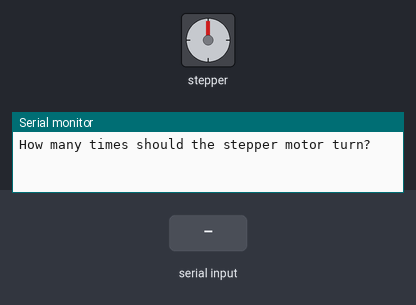
Bench run of a sketch on a simulated Arduino Uno, built with avr-gcc and run on an emulated ATmega328P. Parts: stepper motor, the last lines printed to the serial monitor. Inputs (shaded band) come from the test bench. Stepper angles assume 2048 steps per turn.

Above: at 0.8 s.
0.9 s: "90,45\n" received over Serial
At 1.35 s:
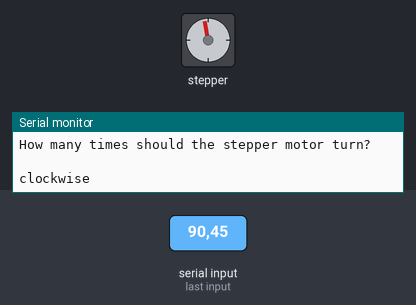
At 1.95 s:
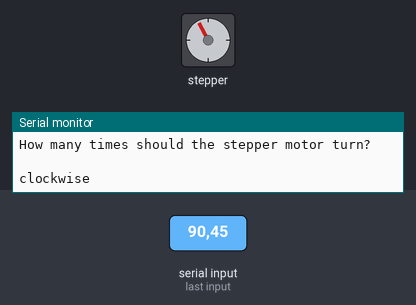
Timing chart, 0 to 18.9 s (numbered marks = the images above; inputs shaded):
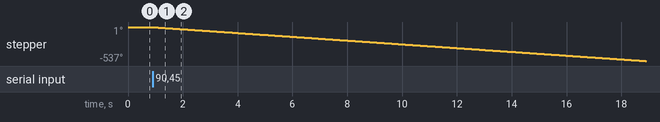

The sketch:

stepper_oneRevolution.ino
```cpp
/*
 Stepper Motor Control - one revolution

 This program drives a unipolar or bipolar stepper motor.
 The motor is attached to digital pins 8 - 11 of the Arduino.

 The motor should revolve one revolution in one direction, then
 one revolution in the other direction.


 Created 11 Mar. 2007
 Modified 30 Nov. 2009
 by Tom Igoe

 */

#include <Stepper.h>

float num_turns;

const int stepsPerRevolution = 2048;  // change this to fit the number of steps per revolution
// for your motor

// initialize the stepper library on pins 8 through 11:
Stepper myStepper(stepsPerRevolution, 8, 10, 9, 11);

void setup() {
  // set the speed at 60 rpm:
  myStepper.setSpeed(5);
  // initialize the serial port:
  Serial.begin(9600);

  Serial.println("How many times should the stepper motor turn?");
  while(Serial.available() == 0) {};
  num_turns = Serial.parseFloat();
  Serial.println(" ");
}

void loop() {
  // step one revolution  in one direction:
  Serial.println("clockwise");
  myStepper.step(stepsPerRevolution * num_turns);
  delay(500);

  // step one revolution in the other direction:
  Serial.println("counterclockwise");
  myStepper.step(-stepsPerRevolution * num_turns);
  delay(500);
}
```

Measured:
- after the input at 0.9 s, stepper: keeps turning counter-clockwise at about 30°/s, starting at once
